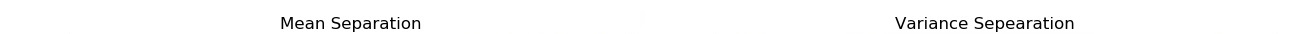
#> input picture Images/UIresize2/Titles.jpg, 1300 x 34 px, found by its file name
$ python joinimages.py
#> lines starting #> are read from the running program, lines starting #| are printed output that depends on the picture
# -*- coding: utf-8 -*-
"""
Created on Thu Apr 23 19:35:06 2020

@author: neilw
"""

import sys
from PIL import Image

for i in range(10):
    for j in range(1,17):
        stdvis="USEstdvis_trial_%d_keypoint_%d.jpg"%(i,j)
        matrices='titles.jpg'
        images = [Image.open(x) for x in [matrices,stdvis ]]
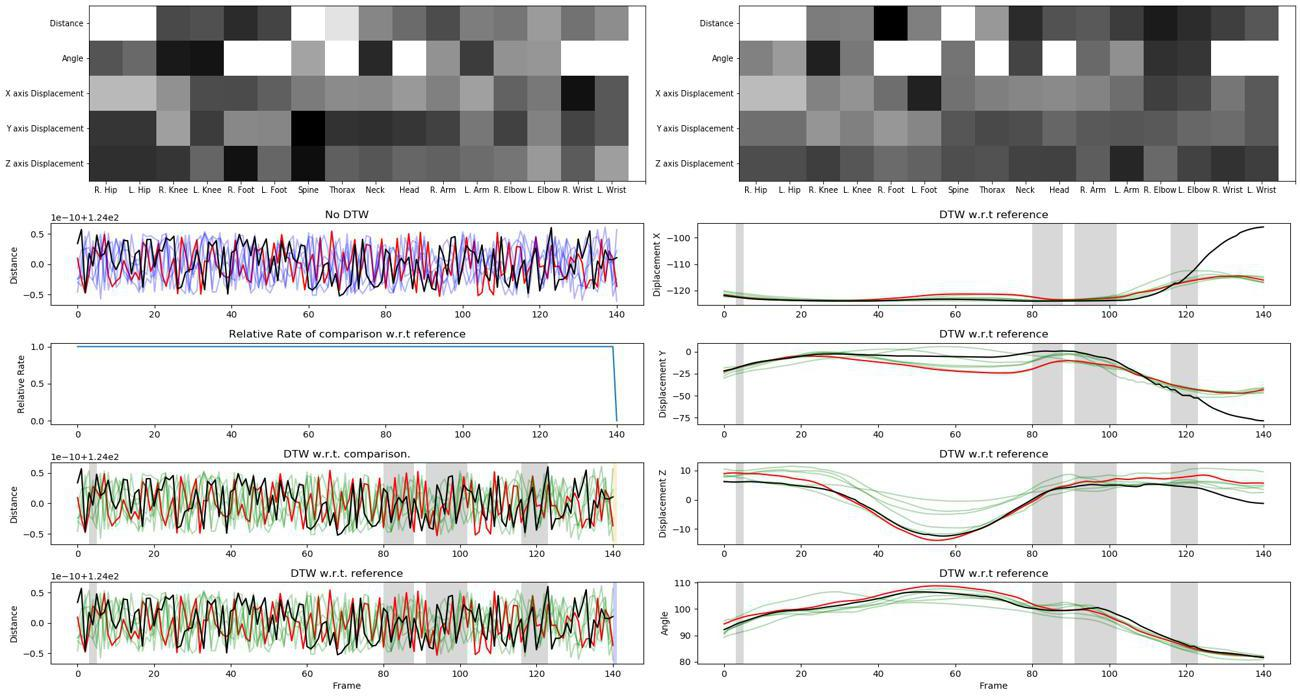
#> input picture Images/UIresize/USEstdvis_trial_0_keypoint_1.jpg, 1300 x 700 px
#> images = 2 items

        widths, heights = zip(*(i.size for i in images))
#> widths = (1300, 1300); heights = (34, 700)

        total_height = sum(heights)
#> total_height = 734
        max_width = max(widths)
#> max_width = 1300

        new_im = Image.new('RGB', (max_width, total_height))
#> new_im: PIL image 1300x734 RGB; every value is 0

        y_offset = 0
        for im in images:
          new_im.paste(im, (0,y_offset))
          y_offset += im.size[1]
#> this loop made 2 passes
#> y_offset on passes 1 to 2: 34, 734
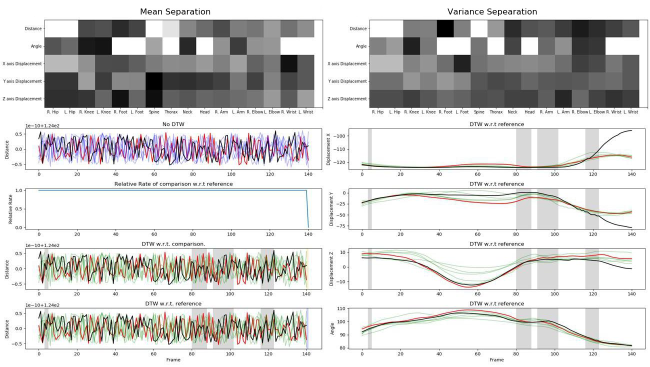
#> new_im: PIL image 1300x734 RGB (shown at 1/2 size); mean R, G, B 210.5, 209.7, 209.1
#> after the loop, y_offset = 734
#> (the run stopped early here; a loop or call above may not have finished)
